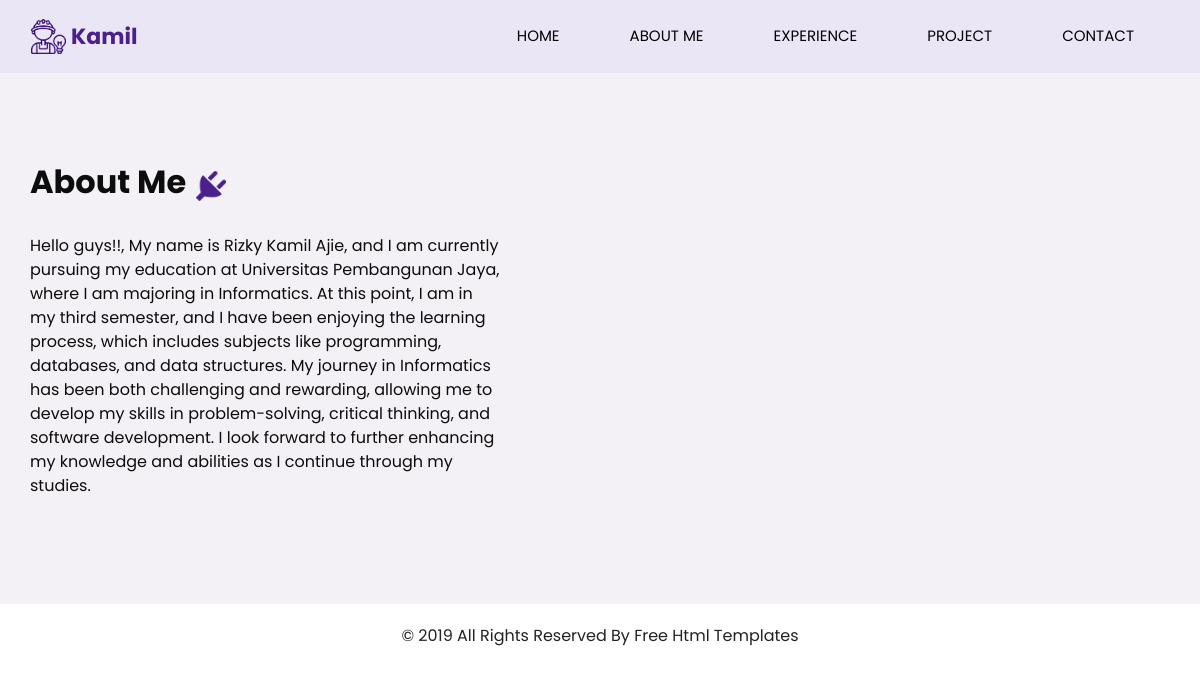
Page /about.php on the committed database.
### tables this page shows
CREATE TABLE `about` (
  `id` int(11) NOT NULL,
  `title` varchar(255) DEFAULT NULL,
  `quote` text DEFAULT NULL,
  `description` text DEFAULT NULL
);

### function.php (called while the page is built, shortened)
<?php
include 'koneksi.php';
function titleAbout($id) {
    global $connect;
    $sql = "SELECT * FROM about WHERE id = '$id'";
    $result = mysqli_query($connect, $sql);
    $row = mysqli_fetch_array($result);
    return $row['title'];
}
function quoteAbout($id) {
    global $connect;
    $sql = "SELECT * FROM about WHERE id = '$id'";
    $result = mysqli_query($connect, $sql);
    $row = mysqli_fetch_array($result);
    return $row['quote'];
}
?>

### about.php (the view, shortened to what this page needs)
<?php
include 'koneksi.php';
include 'function.php';
?>
<!DOCTYPE html>
<html>
<head>
  <link rel="stylesheet" type="text/css" href="https://cdnjs.cloudflare.com/ajax/libs/OwlCarousel2/2.1.3/assets/owl.carousel.min.css" />
  <link rel="stylesheet" type="text/css" href="css/bootstrap.css" />
  <link href="css/style.css" rel="stylesheet" />
  <link href="css/responsive.css" rel="stylesheet" />
</head>
<body class="sub_page">
  <div class="hero_area">
    <header class="header_section">
      <div class="container">
        <nav class="navbar navbar-expand-lg custom_nav-container ">
          <a class="navbar-brand" href="#">
            <img src="images/logo.png" alt="">
            <span>
              Kamil
            </span>
          </a>
          <div class="collapse navbar-collapse" id="navbarSupportedContent">
            <div class="d-flex ml-auto flex-column flex-lg-row align-items-center">
            <ul class="navbar-nav  ">
                <li class="nav-item">
                  <a class="nav-link" href="index.php">Home <span class="sr-only">(current)</span></a>
                </li>
                <li class="nav-item">
                  <a class="nav-link" href="about.php"> About me</a>
                </li>
                <li class="nav-item">
                  <a class="nav-link" href="experience.php"> Experience </a>
                </li>
                <li class="nav-item">
                  <a class="nav-link" href="project.php"> Project </a>
                </li>
                <li class="nav-item">
                  <a class="nav-link" href="contact.php">Contact </a>
                </li>
              </ul>
            </div>
          </div>
        </nav>
      </div>
    </header>
  </div>
  <section class="about_section layout_padding">
    <div class="container">
      <div class="row">
        <div class="col-md-6">
          <div class="detail-box">
            <div class="heading_container">
              <h2>
                <?php echo titleAbout(1)?>
              </h2>
              <img src="images/plug.png" alt="">
            </div>
            <p>
            <?php echo quoteAbout(1)?>
            </p>
          </div>
        </div>
        <div class="col-md-6">
          <div class="img_container">
            <div class="img-box b1">
            </div>
          </div>
        </div>
      </div>
    </div>
  </section>
  <footer class="container-fluid footer_section">
    <div class="container">
      <div class="row">
        <div class="col-lg-7 col-md-9 mx-auto">
          <p>
            &copy; 2019 All Rights Reserved By
            <a href="https://html.design/">Free Html Templates</a>
          </p>
        </div>
      </div>
    </div>
  </footer>
</body>
</html>

### css/style.css (style rules this page uses)
body { font-family: "Poppins", sans-serif; color: #0c0c0c; background-color: #ffffff; }
.layout_padding { padding-top: 90px; padding-bottom: 90px; }
.heading_container { display: -webkit-box; display: -ms-flexbox; display: flex; -webkit-box-pack: start; -ms-flex-pack: start; justify-content: flex-start; -webkit-box-align: center; -ms-flex-align: center; align-items: center; text-align: center; }
.heading_container h2 { position: relative; font-weight: bold; margin-right: 10px; }
.heading_container img { width: 30px; }
.hero_area { height: 98vh; position: relative; display: -webkit-box; display: -ms-flexbox; display: flex; -webkit-box-orient: vertical; -webkit-box-direction: normal; -ms-flex-direction: column; flex-direction: column; background-color: #eae6f5; }
.sub_page .hero_area { height: auto; }
.header_section .container { padding: 0; }
.custom_nav-container .navbar-nav .nav-item .nav-link { padding: 7px 20px; margin: 10px 15px; color: #000000; text-align: center; border-radius: 35px; text-transform: uppercase; font-size: 15px; }
a, a:hover, a:focus { text-decoration: none; }
.navbar-brand { display: -webkit-box; display: -ms-flexbox; display: flex; -webkit-box-align: center; -ms-flex-align: center; align-items: center; }
.navbar-brand img { margin-right: 5px; width: 35px; }
.navbar-brand span { font-size: 22px; font-weight: 700; color: #4b208c; }
.custom_nav-container { z-index: 99999; }
.navbar-expand-lg .navbar-collapse { -webkit-box-align: end; -ms-flex-align: end; align-items: flex-end; }
.about_section { background-color: #f3f0f6; }
.about_section .row { -webkit-box-align: center; -ms-flex-align: center; align-items: center; }
.about_section .img_container { display: -webkit-box; display: -ms-flexbox; display: flex; -webkit-box-orient: vertical; -webkit-box-direction: normal; -ms-flex-direction: column; flex-direction: column; }
.about_section .img_container .img-box { border-radius: 100%; overflow: hidden; }
.about_section .img_container .img-box.b1 { width: 70%; }
.about_section .detail-box { margin-right: 15%; }
.about_section .detail-box p { margin-top: 25px; }
.footer_section { display: -webkit-box; display: -ms-flexbox; display: flex; -webkit-box-pack: center; -ms-flex-pack: center; justify-content: center; position: relative; }
.footer_section p { color: #222222; margin: 0 auto; text-align: center; padding: 20px; }
.footer_section p a { color: #222222; }

### css/responsive.css (style rules this page uses)
@media (min-width: 1200px) { .container { max-width: 1170px; } }

### rows in the picture
about: title "About Me", quote "Hello guys!!, My name is Rizky Kamil Ajie, and I am currently pursuing my education at Universitas Pembangunan Jaya, where I am majoring in Informatics. At this point, I am in my third semester, and I have been enjoying the learning process, which includes subjects like programming, databases, and data structures. My journey in Informatics has been both challenging and rewarding, allowing me to develop my skills in problem-solving, critical thinking, and software development. I look forward to further enhancing my knowledge and abilities as I continue through my studies."
